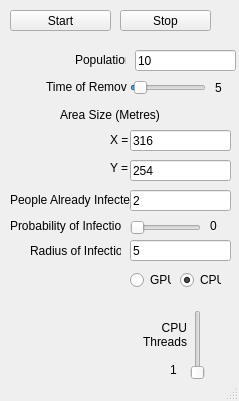
<?xml version="1.0" encoding="UTF-8"?>
<ui version="4.0">
 <class>MainWindow</class>
 <widget class="QMainWindow" name="MainWindow">
  <property name="geometry">
   <rect>
    <x>0</x>
    <y>0</y>
    <width>239</width>
    <height>401</height>
   </rect>
  </property>
  <property name="sizePolicy">
   <sizepolicy hsizetype="Fixed" vsizetype="Fixed">
    <horstretch>0</horstretch>
    <verstretch>0</verstretch>
   </sizepolicy>
  </property>
  <property name="windowTitle">
   <string>MainWindow</string>
  </property>
  <widget class="QWidget" name="centralwidget">
   <property name="sizePolicy">
    <sizepolicy hsizetype="Fixed" vsizetype="Fixed">
     <horstretch>0</horstretch>
     <verstretch>0</verstretch>
    </sizepolicy>
   </property>
   <widget class="QPushButton" name="StartButton">
    <property name="geometry">
     <rect>
      <x>10</x>
      <y>10</y>
      <width>101</width>
      <height>21</height>
     </rect>
    </property>
    <property name="sizePolicy">
     <sizepolicy hsizetype="Expanding" vsizetype="Expanding">
      <horstretch>0</horstretch>
      <verstretch>0</verstretch>
     </sizepolicy>
    </property>
    <property name="text">
     <string>Start</string>
    </property>
   </widget>
   <widget class="QPushButton" name="StopButton">
    <property name="geometry">
     <rect>
      <x>120</x>
      <y>10</y>
      <width>91</width>
      <height>21</height>
     </rect>
    </property>
    <property name="sizePolicy">
     <sizepolicy hsizetype="Expanding" vsizetype="Expanding">
      <horstretch>0</horstretch>
      <verstretch>0</verstretch>
     </sizepolicy>
    </property>
    <property name="text">
     <string>Stop</string>
    </property>
   </widget>
   <widget class="QLineEdit" name="PopulationInput">
    <property name="geometry">
     <rect>
      <x>135</x>
      <y>50</y>
      <width>101</width>
      <height>21</height>
     </rect>
    </property>
    <property name="sizePolicy">
     <sizepolicy hsizetype="Expanding" vsizetype="Expanding">
      <horstretch>0</horstretch>
      <verstretch>0</verstretch>
     </sizepolicy>
    </property>
    <property name="text">
     <string>10</string>
    </property>
   </widget>
   <widget class="QLineEdit" name="XInput">
    <property name="geometry">
     <rect>
      <x>130</x>
      <y>130</y>
      <width>101</width>
      <height>21</height>
     </rect>
    </property>
    <property name="sizePolicy">
     <sizepolicy hsizetype="Expanding" vsizetype="Expanding">
      <horstretch>0</horstretch>
      <verstretch>0</verstretch>
     </sizepolicy>
    </property>
    <property name="text">
     <string>316</string>
    </property>
   </widget>
   <widget class="QLabel" name="PopulationLabel">
    <property name="geometry">
     <rect>
      <x>75</x>
      <y>50</y>
      <width>51</width>
      <height>20</height>
     </rect>
    </property>
    <property name="sizePolicy">
     <sizepolicy hsizetype="Expanding" vsizetype="Expanding">
      <horstretch>0</horstretch>
      <verstretch>0</verstretch>
     </sizepolicy>
    </property>
    <property name="text">
     <string>Population</string>
    </property>
   </widget>
   <widget class="QLabel" name="AreaLabel">
    <property name="geometry">
     <rect>
      <x>60</x>
      <y>105</y>
      <width>101</width>
      <height>20</height>
     </rect>
    </property>
    <property name="sizePolicy">
     <sizepolicy hsizetype="Expanding" vsizetype="Expanding">
      <horstretch>0</horstretch>
      <verstretch>0</verstretch>
     </sizepolicy>
    </property>
    <property name="text">
     <string>Area Size (Metres)</string>
    </property>
   </widget>
   <widget class="QLineEdit" name="YInput">
    <property name="geometry">
     <rect>
      <x>130</x>
      <y>160</y>
      <width>101</width>
      <height>21</height>
     </rect>
    </property>
    <property name="sizePolicy">
     <sizepolicy hsizetype="Expanding" vsizetype="Expanding">
      <horstretch>0</horstretch>
      <verstretch>0</verstretch>
     </sizepolicy>
    </property>
    <property name="text">
     <string>254</string>
    </property>
   </widget>
   <widget class="QLabel" name="XLabel">
    <property name="geometry">
     <rect>
      <x>110</x>
      <y>130</y>
      <width>21</width>
      <height>20</height>
     </rect>
    </property>
    <property name="sizePolicy">
     <sizepolicy hsizetype="Expanding" vsizetype="Expanding">
      <horstretch>0</horstretch>
      <verstretch>0</verstretch>
     </sizepolicy>
    </property>
    <property name="text">
     <string>X =</string>
    </property>
   </widget>
   <widget class="QLabel" name="YLabel">
    <property name="geometry">
     <rect>
      <x>110</x>
      <y>160</y>
      <width>21</width>
      <height>16</height>
     </rect>
    </property>
    <property name="sizePolicy">
     <sizepolicy hsizetype="Expanding" vsizetype="Expanding">
      <horstretch>0</horstretch>
      <verstretch>0</verstretch>
     </sizepolicy>
    </property>
    <property name="text">
     <string>Y =</string>
    </property>
   </widget>
   <widget class="QLabel" name="AlreadyInfectedLabel">
    <property name="geometry">
     <rect>
      <x>10</x>
      <y>190</y>
      <width>121</width>
      <height>20</height>
     </rect>
    </property>
    <property name="sizePolicy">
     <sizepolicy hsizetype="Expanding" vsizetype="Expanding">
      <horstretch>0</horstretch>
      <verstretch>0</verstretch>
     </sizepolicy>
    </property>
    <property name="text">
     <string>People Already Infected</string>
    </property>
   </widget>
   <widget class="QLineEdit" name="AlreadyInfectedInput">
    <property name="geometry">
     <rect>
      <x>130</x>
      <y>190</y>
      <width>101</width>
      <height>21</height>
     </rect>
    </property>
    <property name="sizePolicy">
     <sizepolicy hsizetype="Expanding" vsizetype="Expanding">
      <horstretch>0</horstretch>
      <verstretch>0</verstretch>
     </sizepolicy>
    </property>
    <property name="text">
     <string>2</string>
    </property>
   </widget>
   <widget class="QSlider" name="InfectionProbabilitySlider">
    <property name="geometry">
     <rect>
      <x>130</x>
      <y>220</y>
      <width>71</width>
      <height>16</height>
     </rect>
    </property>
    <property name="sizePolicy">
     <sizepolicy hsizetype="Expanding" vsizetype="Expanding">
      <horstretch>0</horstretch>
      <verstretch>0</verstretch>
     </sizepolicy>
    </property>
    <property name="orientation">
     <enum>Qt::Horizontal</enum>
    </property>
   </widget>
   <widget class="QLabel" name="InfectionProbabilityIndicator">
    <property name="geometry">
     <rect>
      <x>210</x>
      <y>215</y>
      <width>21</width>
      <height>21</height>
     </rect>
    </property>
    <property name="sizePolicy">
     <sizepolicy hsizetype="Expanding" vsizetype="Expanding">
      <horstretch>0</horstretch>
      <verstretch>0</verstretch>
     </sizepolicy>
    </property>
    <property name="text">
     <string>0</string>
    </property>
   </widget>
   <widget class="QLabel" name="ProbInfectionLabel">
    <property name="geometry">
     <rect>
      <x>10</x>
      <y>210</y>
      <width>111</width>
      <height>31</height>
     </rect>
    </property>
    <property name="sizePolicy">
     <sizepolicy hsizetype="Expanding" vsizetype="Expanding">
      <horstretch>0</horstretch>
      <verstretch>0</verstretch>
     </sizepolicy>
    </property>
    <property name="text">
     <string>Probability of Infection</string>
    </property>
   </widget>
   <widget class="QLineEdit" name="RadOfInfectionInput">
    <property name="geometry">
     <rect>
      <x>130</x>
      <y>240</y>
      <width>101</width>
      <height>21</height>
     </rect>
    </property>
    <property name="sizePolicy">
     <sizepolicy hsizetype="Expanding" vsizetype="Expanding">
      <horstretch>0</horstretch>
      <verstretch>0</verstretch>
     </sizepolicy>
    </property>
    <property name="text">
     <string>5</string>
    </property>
   </widget>
   <widget class="QLabel" name="RadOfInfectionLabel">
    <property name="geometry">
     <rect>
      <x>30</x>
      <y>240</y>
      <width>91</width>
      <height>21</height>
     </rect>
    </property>
    <property name="sizePolicy">
     <sizepolicy hsizetype="Expanding" vsizetype="Expanding">
      <horstretch>0</horstretch>
      <verstretch>0</verstretch>
     </sizepolicy>
    </property>
    <property name="text">
     <string>Radius of Infection</string>
    </property>
   </widget>
   <widget class="QRadioButton" name="SelectGPU">
    <property name="geometry">
     <rect>
      <x>130</x>
      <y>270</y>
      <width>41</width>
      <height>20</height>
     </rect>
    </property>
    <property name="sizePolicy">
     <sizepolicy hsizetype="Expanding" vsizetype="Expanding">
      <horstretch>0</horstretch>
      <verstretch>0</verstretch>
     </sizepolicy>
    </property>
    <property name="text">
     <string>GPU</string>
    </property>
   </widget>
   <widget class="QRadioButton" name="SelectCPU">
    <property name="geometry">
     <rect>
      <x>180</x>
      <y>270</y>
      <width>41</width>
      <height>20</height>
     </rect>
    </property>
    <property name="sizePolicy">
     <sizepolicy hsizetype="Expanding" vsizetype="Expanding">
      <horstretch>0</horstretch>
      <verstretch>0</verstretch>
     </sizepolicy>
    </property>
    <property name="text">
     <string>CPU</string>
    </property>
    <property name="checked">
     <bool>true</bool>
    </property>
   </widget>
   <widget class="QSlider" name="CPUThreadsSlider">
    <property name="geometry">
     <rect>
      <x>190</x>
      <y>310</y>
      <width>16</width>
      <height>71</height>
     </rect>
    </property>
    <property name="sizePolicy">
     <sizepolicy hsizetype="Expanding" vsizetype="Expanding">
      <horstretch>0</horstretch>
      <verstretch>0</verstretch>
     </sizepolicy>
    </property>
    <property name="value">
     <number>1</number>
    </property>
    <property name="orientation">
     <enum>Qt::Vertical</enum>
    </property>
    <property name="min" stdset="0">
     <string>0</string>
    </property>
    <property name="max" stdset="0">
     <string>128</string>
    </property>
    <property name="to_set" stdset="0">
     <string>CPUThreadsDisplay</string>
    </property>
   </widget>
   <widget class="QLabel" name="CPUThreadsLabel">
    <property name="geometry">
     <rect>
      <x>140</x>
      <y>320</y>
      <width>47</width>
      <height>31</height>
     </rect>
    </property>
    <property name="sizePolicy">
     <sizepolicy hsizetype="Expanding" vsizetype="Expanding">
      <horstretch>0</horstretch>
      <verstretch>0</verstretch>
     </sizepolicy>
    </property>
    <property name="text">
     <string>&lt;html&gt;&lt;head/&gt;&lt;body&gt;&lt;p align=&quot;right&quot;&gt;CPU&lt;br&gt;Threads&lt;/p&gt;&lt;/body&gt;&lt;/html&gt;</string>
    </property>
   </widget>
   <widget class="QLabel" name="CPUThreadsDisplay">
    <property name="geometry">
     <rect>
      <x>170</x>
      <y>360</y>
      <width>16</width>
      <height>20</height>
     </rect>
    </property>
    <property name="sizePolicy">
     <sizepolicy hsizetype="Expanding" vsizetype="Expanding">
      <horstretch>0</horstretch>
      <verstretch>0</verstretch>
     </sizepolicy>
    </property>
    <property name="text">
     <string>1</string>
    </property>
   </widget>
   <widget class="QLabel" name="RemovalDisplay">
    <property name="geometry">
     <rect>
      <x>215</x>
      <y>80</y>
      <width>16</width>
      <height>16</height>
     </rect>
    </property>
    <property name="sizePolicy">
     <sizepolicy hsizetype="Expanding" vsizetype="Expanding">
      <horstretch>0</horstretch>
      <verstretch>0</verstretch>
     </sizepolicy>
    </property>
    <property name="text">
     <string>5</string>
    </property>
   </widget>
   <widget class="QSlider" name="RemovalSlider">
    <property name="geometry">
     <rect>
      <x>130</x>
      <y>80</y>
      <width>76</width>
      <height>16</height>
     </rect>
    </property>
    <property name="sizePolicy">
     <sizepolicy hsizetype="Expanding" vsizetype="Expanding">
      <horstretch>0</horstretch>
      <verstretch>0</verstretch>
     </sizepolicy>
    </property>
    <property name="value">
     <number>5</number>
    </property>
    <property name="orientation">
     <enum>Qt::Horizontal</enum>
    </property>
   </widget>
   <widget class="QLabel" name="RemovalLabel">
    <property name="geometry">
     <rect>
      <x>46</x>
      <y>80</y>
      <width>81</width>
      <height>13</height>
     </rect>
    </property>
    <property name="sizePolicy">
     <sizepolicy hsizetype="Expanding" vsizetype="Expanding">
      <horstretch>0</horstretch>
      <verstretch>0</verstretch>
     </sizepolicy>
    </property>
    <property name="text">
     <string>Time of Removal</string>
    </property>
   </widget>
  </widget>
  <widget class="QStatusBar" name="statusbar"/>
 </widget>
 <resources/>
 <connections>
  <connection>
   <sender>InfectionProbabilitySlider</sender>
   <signal>sliderMoved(int)</signal>
   <receiver>InfectionProbabilityIndicator</receiver>
   <slot>setNum(int)</slot>
   <hints>
    <hint type="sourcelabel">
     <x>165</x>
     <y>227</y>
    </hint>
    <hint type="destinationlabel">
     <x>220</x>
     <y>225</y>
    </hint>
   </hints>
  </connection>
  <connection>
   <sender>CPUThreadsSlider</sender>
   <signal>sliderMoved(int)</signal>
   <receiver>CPUThreadsDisplay</receiver>
   <slot>setNum(int)</slot>
   <hints>
    <hint type="sourcelabel">
     <x>197</x>
     <y>345</y>
    </hint>
    <hint type="destinationlabel">
     <x>177</x>
     <y>369</y>
    </hint>
   </hints>
  </connection>
  <connection>
   <sender>RemovalSlider</sender>
   <signal>sliderMoved(int)</signal>
   <receiver>RemovalDisplay</receiver>
   <slot>setNum(int)</slot>
   <hints>
    <hint type="sourcelabel">
     <x>167</x>
     <y>87</y>
    </hint>
    <hint type="destinationlabel">
     <x>222</x>
     <y>87</y>
    </hint>
   </hints>
  </connection>
 </connections>
</ui>
